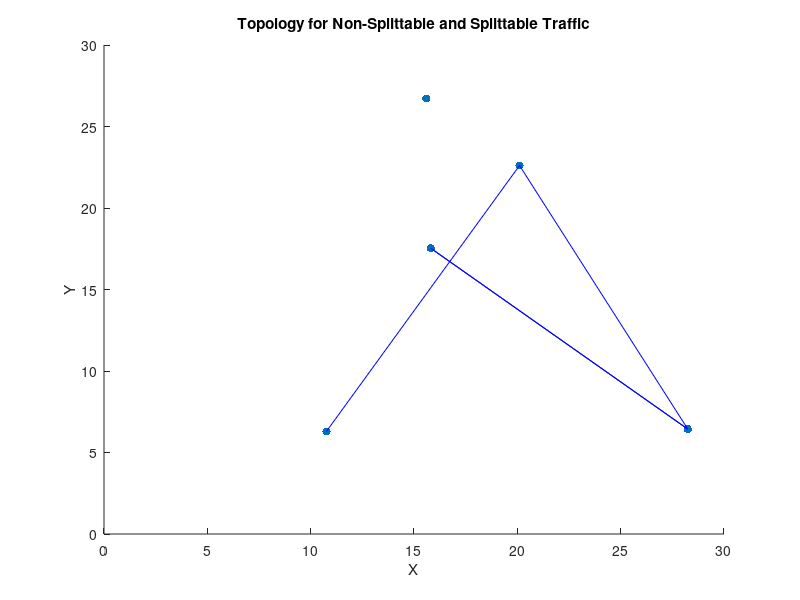

Reproduce this figure in MATLAB.
% *Remove specified figure:*
%%
% _Deletes the current figure or the specified figure(s)._

close all

%%
% *Remove items from workspace, freeing up system memory:*
%%
% _Removes all variables from the current workspace, releasing them from_
% _system memory._

clear all

%%
% *Clear Command Window:*
%%
% _Clears all input and output from the Command Window display, giving you_
% _a "cleanscreen"._

clc
% Set the number of nodes and region size
n=input(['Enter the number of nodes you assumed,\n', ...
    'the value should be integer more than 1 \n']);  
region_size = 30;

% Generate random coordinates for the nodes
x = rand(1, n) * region_size;
y = rand(1, n) * region_size;

% Generate random traffic demands for the requests
m_lambda = 150; % Average traffic amount per request
requests = cell(n, 1);

for i = 1:n
    k = poissrnd(1); % Number of requests originating from node i
    destinations = setdiff(1:n, i); % Pick destinations from other nodes
    dest_indices = randsample(destinations, k, true);
    traffic_demands = normrnd(m_lambda, sqrt(0.5 * m_lambda), k, 1);
    
    requests{i} = [i * ones(k, 1), dest_indices', traffic_demands];
end

% Plot the nodes and requests
scatter(x, y, 'filled');
hold on;
for i = 1:n
    for j = 1:size(requests{i}, 1)
        s = requests{i}(j, 1);
        d = requests{i}(j, 2);
        plot([x(s), x(d)], [y(s), y(d)], 'b');
    end
end
hold off;
axis([0 region_size 0 region_size]);
title('Topology for Non-Splittable and Splittable Traffic');
xlabel('X');
ylabel('Y');